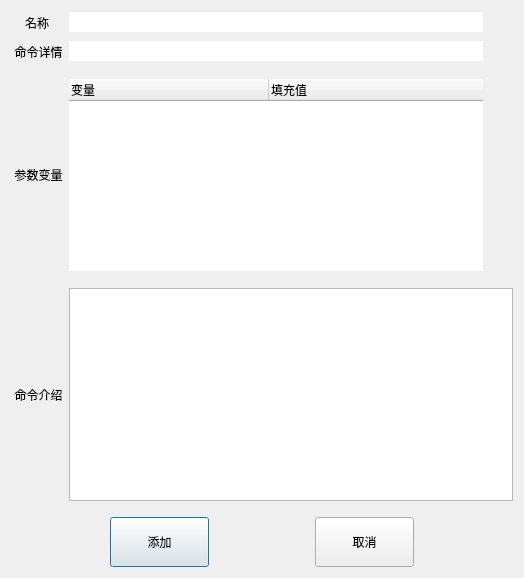
<?xml version="1.0" encoding="UTF-8"?>
<ui version="4.0">
 <class>tools_buttons_addcommand_dialog</class>
 <widget class="QDialog" name="tools_buttons_addcommand_dialog">
  <property name="geometry">
   <rect>
    <x>0</x>
    <y>0</y>
    <width>524</width>
    <height>578</height>
   </rect>
  </property>
  <property name="windowTitle">
   <string>添加新命令</string>
  </property>
  <layout class="QVBoxLayout" name="verticalLayout">
   <item>
    <layout class="QGridLayout" name="gridLayout">
     <item row="1" column="2">
      <widget class="QToolButton" name="button_command">
       <property name="sizePolicy">
        <sizepolicy hsizetype="Fixed" vsizetype="Fixed">
         <horstretch>0</horstretch>
         <verstretch>0</verstretch>
        </sizepolicy>
       </property>
       <property name="text">
        <string/>
       </property>
       <property name="autoRaise">
        <bool>true</bool>
       </property>
      </widget>
     </item>
     <item row="0" column="0">
      <widget class="QLabel" name="label_name">
       <property name="text">
        <string>名称</string>
       </property>
       <property name="alignment">
        <set>Qt::AlignCenter</set>
       </property>
      </widget>
     </item>
     <item row="1" column="0">
      <widget class="QLabel" name="label_position">
       <property name="text">
        <string> 命令详情</string>
       </property>
       <property name="alignment">
        <set>Qt::AlignCenter</set>
       </property>
      </widget>
     </item>
     <item row="0" column="2">
      <widget class="QToolButton" name="button_name">
       <property name="sizePolicy">
        <sizepolicy hsizetype="Fixed" vsizetype="Fixed">
         <horstretch>0</horstretch>
         <verstretch>0</verstretch>
        </sizepolicy>
       </property>
       <property name="text">
        <string/>
       </property>
       <property name="autoRaise">
        <bool>true</bool>
       </property>
      </widget>
     </item>
     <item row="1" column="1">
      <widget class="QLineEdit" name="lineEdit_command">
       <property name="text">
        <string/>
       </property>
       <property name="frame">
        <bool>false</bool>
       </property>
      </widget>
     </item>
     <item row="0" column="1">
      <widget class="QLineEdit" name="lineEdit_name">
       <property name="text">
        <string/>
       </property>
       <property name="frame">
        <bool>false</bool>
       </property>
      </widget>
     </item>
    </layout>
   </item>
   <item>
    <layout class="QGridLayout" name="gridLayout_2">
     <item row="1" column="3">
      <widget class="QToolButton" name="button_delvariable">
       <property name="sizePolicy">
        <sizepolicy hsizetype="Fixed" vsizetype="Expanding">
         <horstretch>0</horstretch>
         <verstretch>0</verstretch>
        </sizepolicy>
       </property>
       <property name="text">
        <string/>
       </property>
       <property name="autoRaise">
        <bool>true</bool>
       </property>
      </widget>
     </item>
     <item row="0" column="3">
      <widget class="QToolButton" name="button_addvariable">
       <property name="sizePolicy">
        <sizepolicy hsizetype="Fixed" vsizetype="Expanding">
         <horstretch>0</horstretch>
         <verstretch>0</verstretch>
        </sizepolicy>
       </property>
       <property name="text">
        <string/>
       </property>
       <property name="autoRaise">
        <bool>true</bool>
       </property>
      </widget>
     </item>
     <item row="0" column="1" rowspan="2">
      <widget class="QTreeWidget" name="list_variable">
       <property name="sizePolicy">
        <sizepolicy hsizetype="Expanding" vsizetype="Fixed">
         <horstretch>0</horstretch>
         <verstretch>0</verstretch>
        </sizepolicy>
       </property>
       <property name="frameShape">
        <enum>QFrame::NoFrame</enum>
       </property>
       <property name="frameShadow">
        <enum>QFrame::Plain</enum>
       </property>
       <property name="editTriggers">
        <set>QAbstractItemView::NoEditTriggers</set>
       </property>
       <property name="rootIsDecorated">
        <bool>false</bool>
       </property>
       <property name="itemsExpandable">
        <bool>false</bool>
       </property>
       <property name="headerHidden">
        <bool>false</bool>
       </property>
       <attribute name="headerVisible">
        <bool>true</bool>
       </attribute>
       <attribute name="headerDefaultSectionSize">
        <number>200</number>
       </attribute>
       <attribute name="headerHighlightSections">
        <bool>false</bool>
       </attribute>
       <attribute name="headerStretchLastSection">
        <bool>true</bool>
       </attribute>
       <column>
        <property name="text">
         <string>变量</string>
        </property>
       </column>
       <column>
        <property name="text">
         <string>填充值</string>
        </property>
       </column>
      </widget>
     </item>
     <item row="0" column="0" rowspan="2">
      <widget class="QLabel" name="label_input">
       <property name="sizePolicy">
        <sizepolicy hsizetype="Minimum" vsizetype="Fixed">
         <horstretch>0</horstretch>
         <verstretch>0</verstretch>
        </sizepolicy>
       </property>
       <property name="text">
        <string> 参数变量</string>
       </property>
       <property name="alignment">
        <set>Qt::AlignCenter</set>
       </property>
      </widget>
     </item>
    </layout>
   </item>
   <item>
    <layout class="QHBoxLayout" name="horizontalLayout_2">
     <item>
      <widget class="QLabel" name="label_introduction">
       <property name="text">
        <string> 命令介绍</string>
       </property>
       <property name="alignment">
        <set>Qt::AlignCenter</set>
       </property>
      </widget>
     </item>
     <item>
      <widget class="QPlainTextEdit" name="plainTextEdit_introduction">
       <property name="sizePolicy">
        <sizepolicy hsizetype="Expanding" vsizetype="Expanding">
         <horstretch>0</horstretch>
         <verstretch>0</verstretch>
        </sizepolicy>
       </property>
      </widget>
     </item>
    </layout>
   </item>
   <item>
    <spacer name="verticalSpacer_2">
     <property name="orientation">
      <enum>Qt::Vertical</enum>
     </property>
     <property name="sizeType">
      <enum>QSizePolicy::Fixed</enum>
     </property>
     <property name="sizeHint" stdset="0">
      <size>
       <width>20</width>
       <height>10</height>
      </size>
     </property>
    </spacer>
   </item>
   <item>
    <layout class="QHBoxLayout" name="horizontalLayout">
     <item>
      <spacer name="horizontalSpacer_2">
       <property name="orientation">
        <enum>Qt::Horizontal</enum>
       </property>
       <property name="sizeHint" stdset="0">
        <size>
         <width>40</width>
         <height>20</height>
        </size>
       </property>
      </spacer>
     </item>
     <item>
      <widget class="QPushButton" name="button_yes">
       <property name="sizePolicy">
        <sizepolicy hsizetype="Expanding" vsizetype="Fixed">
         <horstretch>0</horstretch>
         <verstretch>0</verstretch>
        </sizepolicy>
       </property>
       <property name="minimumSize">
        <size>
         <width>0</width>
         <height>50</height>
        </size>
       </property>
       <property name="text">
        <string>添加</string>
       </property>
      </widget>
     </item>
     <item>
      <spacer name="horizontalSpacer_5">
       <property name="orientation">
        <enum>Qt::Horizontal</enum>
       </property>
       <property name="sizeHint" stdset="0">
        <size>
         <width>40</width>
         <height>20</height>
        </size>
       </property>
      </spacer>
     </item>
     <item>
      <widget class="QPushButton" name="button_no">
       <property name="sizePolicy">
        <sizepolicy hsizetype="Expanding" vsizetype="Fixed">
         <horstretch>0</horstretch>
         <verstretch>0</verstretch>
        </sizepolicy>
       </property>
       <property name="minimumSize">
        <size>
         <width>0</width>
         <height>50</height>
        </size>
       </property>
       <property name="text">
        <string>取消</string>
       </property>
      </widget>
     </item>
     <item>
      <spacer name="horizontalSpacer">
       <property name="orientation">
        <enum>Qt::Horizontal</enum>
       </property>
       <property name="sizeHint" stdset="0">
        <size>
         <width>40</width>
         <height>20</height>
        </size>
       </property>
      </spacer>
     </item>
    </layout>
   </item>
  </layout>
 </widget>
 <resources/>
 <connections/>
</ui>
